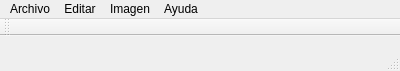
<?xml version="1.0" encoding="UTF-8"?>
<ui version="4.0">
 <class>MainGui</class>
 <widget class="QMainWindow" name="MainGui">
  <property name="geometry">
   <rect>
    <x>0</x>
    <y>0</y>
    <width>400</width>
    <height>71</height>
   </rect>
  </property>
  <property name="maximumSize">
   <size>
    <width>16777215</width>
    <height>71000</height>
   </size>
  </property>
  <property name="windowTitle">
   <string>Procesador de Imágenes</string>
  </property>
  <widget class="QWidget" name="centralWidget">
   <property name="maximumSize">
    <size>
     <width>16777215</width>
     <height>7</height>
    </size>
   </property>
  </widget>
  <widget class="QMenuBar" name="menuBar">
   <property name="geometry">
    <rect>
     <x>0</x>
     <y>0</y>
     <width>400</width>
     <height>22</height>
    </rect>
   </property>
   <widget class="QMenu" name="menuarchivo">
    <property name="title">
     <string>Archivo</string>
    </property>
   </widget>
   <widget class="QMenu" name="menuEditar">
    <property name="title">
     <string>Editar</string>
    </property>
   </widget>
   <widget class="QMenu" name="menuImagen">
    <property name="title">
     <string>Imagen</string>
    </property>
   </widget>
   <widget class="QMenu" name="menuAyuda">
    <property name="sizePolicy">
     <sizepolicy hsizetype="Maximum" vsizetype="Maximum">
      <horstretch>0</horstretch>
      <verstretch>0</verstretch>
     </sizepolicy>
    </property>
    <property name="maximumSize">
     <size>
      <width>16000</width>
      <height>16000</height>
     </size>
    </property>
    <property name="title">
     <string>Ayuda</string>
    </property>
   </widget>
   <addaction name="menuarchivo"/>
   <addaction name="menuEditar"/>
   <addaction name="menuImagen"/>
   <addaction name="menuAyuda"/>
  </widget>
  <widget class="QStatusBar" name="statusBar"/>
  <widget class="QToolBar" name="toolBar">
   <property name="windowTitle">
    <string>toolBar</string>
   </property>
   <attribute name="toolBarArea">
    <enum>TopToolBarArea</enum>
   </attribute>
   <attribute name="toolBarBreak">
    <bool>false</bool>
   </attribute>
  </widget>
  <action name="actionAbrir">
   <property name="text">
    <string>Abrir...</string>
   </property>
  </action>
  <action name="actionGuardar">
   <property name="text">
    <string>Guardar</string>
   </property>
  </action>
  <action name="actionGuardar_como">
   <property name="text">
    <string>Guardar como...</string>
   </property>
  </action>
  <action name="actionSalir">
   <property name="text">
    <string>Salir</string>
   </property>
  </action>
  <action name="actionInformaci_n">
   <property name="text">
    <string>Información</string>
   </property>
  </action>
  <action name="actionSobre">
   <property name="text">
    <string>Sobre </string>
   </property>
  </action>
  <action name="actionSobre_Qt">
   <property name="text">
    <string>Sobre Qt</string>
   </property>
  </action>
 </widget>
 <layoutdefault spacing="6" margin="11"/>
 <resources/>
 <connections/>
</ui>
